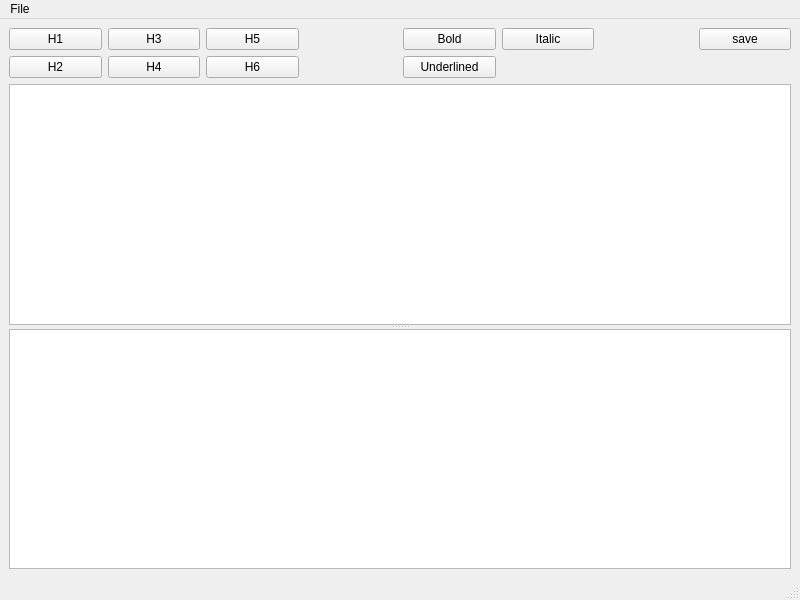
<ui version="4.0" >
 <class>khtmledit</class>
 <widget class="QMainWindow" name="khtmledit" >
  <property name="geometry" >
   <rect>
    <x>0</x>
    <y>0</y>
    <width>800</width>
    <height>600</height>
   </rect>
  </property>
  <property name="windowTitle" >
   <string>khtmledit</string>
  </property>
  <widget class="QWidget" name="centralwidget" >
   <property name="geometry" >
    <rect>
     <x>0</x>
     <y>21</y>
     <width>800</width>
     <height>558</height>
    </rect>
   </property>
   <layout class="QGridLayout" name="gridLayout" >
    <item row="0" column="7" >
     <widget class="QPushButton" name="pushButton_save" >
      <property name="text" >
       <string>save</string>
      </property>
     </widget>
    </item>
    <item row="2" column="0" colspan="8" >
     <widget class="QSplitter" name="splitter" >
      <property name="orientation" >
       <enum>Qt::Vertical</enum>
      </property>
      <widget class="QTextEdit" name="ktextedit_html" >
       <property name="whatsThis" >
        <string>This is your wysiwyg html widget.</string>
       </property>
      </widget>
      <widget class="QTextEdit" name="ktextedit_plain" >
       <property name="whatsThis" >
        <string>This is the plaintext of your html file.</string>
       </property>
      </widget>
     </widget>
    </item>
    <item row="0" column="4" >
     <widget class="QPushButton" name="pushButton_bold" >
      <property name="statusTip" >
       <string>This makes your selection in the upper widget bold.</string>
      </property>
      <property name="text" >
       <string>Bold</string>
      </property>
     </widget>
    </item>
    <item row="0" column="0" >
     <widget class="QPushButton" name="pushButton_h1" >
      <property name="whatsThis" >
       <string>This makes a heading from your selection in the upper widget.</string>
      </property>
      <property name="text" >
       <string>H1</string>
      </property>
     </widget>
    </item>
    <item row="1" column="0" >
     <widget class="QPushButton" name="pushButton_h2" >
      <property name="text" >
       <string>H2</string>
      </property>
     </widget>
    </item>
    <item row="0" column="1" >
     <widget class="QPushButton" name="pushButton_h3" >
      <property name="text" >
       <string>H3</string>
      </property>
     </widget>
    </item>
    <item row="1" column="1" >
     <widget class="QPushButton" name="pushButton_h4" >
      <property name="text" >
       <string>H4</string>
      </property>
     </widget>
    </item>
    <item row="0" column="2" >
     <widget class="QPushButton" name="pushButton_h5" >
      <property name="text" >
       <string>H5</string>
      </property>
     </widget>
    </item>
    <item row="1" column="2" >
     <widget class="QPushButton" name="pushButton_h6" >
      <property name="text" >
       <string>H6</string>
      </property>
     </widget>
    </item>
    <item row="0" column="5" >
     <widget class="QPushButton" name="pushButton_italic" >
      <property name="text" >
       <string>Italic</string>
      </property>
     </widget>
    </item>
    <item row="1" column="4" >
     <widget class="QPushButton" name="pushButton_underlined" >
      <property name="text" >
       <string>Underlined</string>
      </property>
     </widget>
    </item>
   </layout>
  </widget>
  <widget class="QMenuBar" name="menubar" >
   <property name="geometry" >
    <rect>
     <x>0</x>
     <y>0</y>
     <width>800</width>
     <height>21</height>
    </rect>
   </property>
   <widget class="QMenu" name="menuTest" >
    <property name="title" >
     <string>File</string>
    </property>
    <addaction name="actionLoad" />
    <addaction name="actionSave" />
    <addaction name="actionSave_as" />
    <addaction name="actionQuit" />
   </widget>
   <addaction name="menuTest" />
  </widget>
  <widget class="QStatusBar" name="statusbar" >
   <property name="geometry" >
    <rect>
     <x>0</x>
     <y>579</y>
     <width>800</width>
     <height>21</height>
    </rect>
   </property>
  </widget>
  <action name="actionLoad" >
   <property name="text" >
    <string>Load...</string>
   </property>
  </action>
  <action name="actionSave" >
   <property name="text" >
    <string>Save</string>
   </property>
  </action>
  <action name="actionSave_as" >
   <property name="text" >
    <string>Save as...</string>
   </property>
  </action>
  <action name="actionQuit" >
   <property name="text" >
    <string>Quit</string>
   </property>
  </action>
 </widget>
 <resources/>
 <connections/>
</ui>
